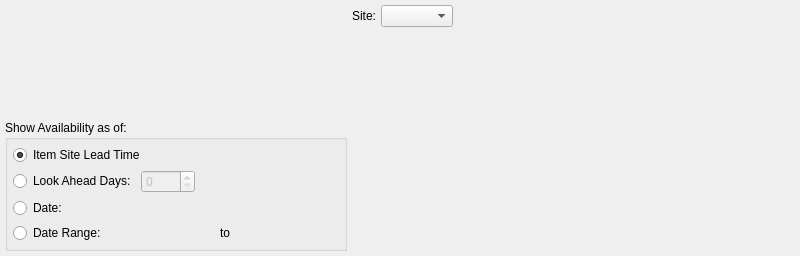
<?xml version="1.0" encoding="UTF-8"?>
<ui version="4.0">
 <comment>This file is part of the xTuple ERP: PostBooks Edition, a free and
open source Enterprise Resource Planning software suite,
Copyright (c) 1999-2011 by OpenMFG LLC, d/b/a xTuple.
It is licensed to you under the Common Public Attribution License
version 1.0, the full text of which (including xTuple-specific Exhibits)
is available at www.xtuple.com/CPAL.  By using this software, you agree
to be bound by its terms.</comment>
 <class>dspAllocations</class>
 <widget class="QWidget" name="dspAllocations">
  <property name="geometry">
   <rect>
    <x>0</x>
    <y>0</y>
    <width>800</width>
    <height>256</height>
   </rect>
  </property>
  <property name="windowTitle">
   <string>Item Allocations</string>
  </property>
  <layout class="QHBoxLayout" name="horizontalLayout">
   <item>
    <layout class="QVBoxLayout">
     <item>
      <widget class="ItemCluster" name="_item"/>
     </item>
     <item>
      <widget class="QGroupBox" name="_showByGroup">
       <property name="maximumSize">
        <size>
         <width>32767</width>
         <height>32767</height>
        </size>
       </property>
       <property name="title">
        <string>Show Availability as of:</string>
       </property>
       <layout class="QVBoxLayout">
        <item>
         <widget class="QRadioButton" name="_leadTime">
          <property name="text">
           <string>Item Site Lead Time</string>
          </property>
          <property name="checked">
           <bool>true</bool>
          </property>
         </widget>
        </item>
        <item>
         <layout class="QHBoxLayout">
          <property name="spacing">
           <number>5</number>
          </property>
          <item>
           <widget class="QRadioButton" name="_byDays">
            <property name="text">
             <string>Look Ahead Days:</string>
            </property>
           </widget>
          </item>
          <item>
           <layout class="QHBoxLayout">
            <property name="spacing">
             <number>0</number>
            </property>
            <item>
             <widget class="QSpinBox" name="_days">
              <property name="enabled">
               <bool>false</bool>
              </property>
              <property name="minimum">
               <number>0</number>
              </property>
              <property name="maximum">
               <number>1000</number>
              </property>
             </widget>
            </item>
            <item>
             <spacer>
              <property name="orientation">
               <enum>Qt::Horizontal</enum>
              </property>
              <property name="sizeType">
               <enum>QSizePolicy::MinimumExpanding</enum>
              </property>
              <property name="sizeHint" stdset="0">
               <size>
                <width>20</width>
                <height>20</height>
               </size>
              </property>
             </spacer>
            </item>
           </layout>
          </item>
         </layout>
        </item>
        <item>
         <layout class="QHBoxLayout">
          <property name="spacing">
           <number>5</number>
          </property>
          <item>
           <widget class="QRadioButton" name="_byDate">
            <property name="text">
             <string>Date:</string>
            </property>
           </widget>
          </item>
          <item>
           <layout class="QHBoxLayout">
            <property name="spacing">
             <number>0</number>
            </property>
            <item>
             <widget class="DLineEdit" name="_date">
              <property name="enabled">
               <bool>false</bool>
              </property>
             </widget>
            </item>
            <item>
             <spacer>
              <property name="orientation">
               <enum>Qt::Horizontal</enum>
              </property>
              <property name="sizeType">
               <enum>QSizePolicy::MinimumExpanding</enum>
              </property>
              <property name="sizeHint" stdset="0">
               <size>
                <width>20</width>
                <height>20</height>
               </size>
              </property>
             </spacer>
            </item>
           </layout>
          </item>
         </layout>
        </item>
        <item>
         <layout class="QHBoxLayout">
          <property name="spacing">
           <number>5</number>
          </property>
          <item>
           <widget class="QRadioButton" name="_byRange">
            <property name="text">
             <string>Date Range:</string>
            </property>
           </widget>
          </item>
          <item>
           <widget class="DLineEdit" name="_startDate">
            <property name="enabled">
             <bool>false</bool>
            </property>
           </widget>
          </item>
          <item>
           <widget class="QLabel" name="_toLit">
            <property name="text">
             <string>to</string>
            </property>
            <property name="alignment">
             <set>Qt::AlignCenter</set>
            </property>
           </widget>
          </item>
          <item>
           <widget class="DLineEdit" name="_endDate">
            <property name="enabled">
             <bool>false</bool>
            </property>
           </widget>
          </item>
         </layout>
        </item>
       </layout>
      </widget>
     </item>
    </layout>
   </item>
   <item>
    <layout class="QVBoxLayout">
     <property name="spacing">
      <number>0</number>
     </property>
     <item>
      <layout class="QHBoxLayout">
       <property name="spacing">
        <number>5</number>
       </property>
       <item>
        <widget class="QLabel" name="_warehouseLit">
         <property name="text">
          <string>Site:</string>
         </property>
         <property name="alignment">
          <set>Qt::AlignRight|Qt::AlignTrailing|Qt::AlignVCenter</set>
         </property>
         <property name="buddy">
          <cstring>_warehouse</cstring>
         </property>
        </widget>
       </item>
       <item>
        <widget class="WComboBox" name="_warehouse"/>
       </item>
      </layout>
     </item>
     <item>
      <spacer>
       <property name="orientation">
        <enum>Qt::Vertical</enum>
       </property>
       <property name="sizeType">
        <enum>QSizePolicy::Expanding</enum>
       </property>
       <property name="sizeHint" stdset="0">
        <size>
         <width>20</width>
         <height>0</height>
        </size>
       </property>
      </spacer>
     </item>
    </layout>
   </item>
   <item>
    <spacer>
     <property name="orientation">
      <enum>Qt::Horizontal</enum>
     </property>
     <property name="sizeType">
      <enum>QSizePolicy::Expanding</enum>
     </property>
     <property name="sizeHint" stdset="0">
      <size>
       <width>197</width>
       <height>20</height>
      </size>
     </property>
    </spacer>
   </item>
  </layout>
 </widget>
 <layoutdefault spacing="5" margin="5"/>
 <pixmapfunction>qPixmapFromMimeSource</pixmapfunction>
 <customwidgets>
  <customwidget>
   <class>DLineEdit</class>
   <extends>QWidget</extends>
   <header>datecluster.h</header>
  </customwidget>
  <customwidget>
   <class>ItemCluster</class>
   <extends>QWidget</extends>
   <header>itemcluster.h</header>
  </customwidget>
  <customwidget>
   <class>WComboBox</class>
   <extends>XComboBox</extends>
   <header>wcombobox.h</header>
  </customwidget>
  <customwidget>
   <class>XComboBox</class>
   <extends>QComboBox</extends>
   <header>xcombobox.h</header>
  </customwidget>
 </customwidgets>
 <resources/>
 <connections>
  <connection>
   <sender>_item</sender>
   <signal>privateIdChanged(int)</signal>
   <receiver>_warehouse</receiver>
   <slot>findItemsites(int)</slot>
   <hints>
    <hint type="sourcelabel">
     <x>20</x>
     <y>20</y>
    </hint>
    <hint type="destinationlabel">
     <x>20</x>
     <y>20</y>
    </hint>
   </hints>
  </connection>
  <connection>
   <sender>_item</sender>
   <signal>warehouseIdChanged(int)</signal>
   <receiver>_warehouse</receiver>
   <slot>setId(int)</slot>
   <hints>
    <hint type="sourcelabel">
     <x>20</x>
     <y>20</y>
    </hint>
    <hint type="destinationlabel">
     <x>20</x>
     <y>20</y>
    </hint>
   </hints>
  </connection>
  <connection>
   <sender>_byDays</sender>
   <signal>toggled(bool)</signal>
   <receiver>_days</receiver>
   <slot>setEnabled(bool)</slot>
   <hints>
    <hint type="sourcelabel">
     <x>20</x>
     <y>20</y>
    </hint>
    <hint type="destinationlabel">
     <x>20</x>
     <y>20</y>
    </hint>
   </hints>
  </connection>
  <connection>
   <sender>_byDate</sender>
   <signal>toggled(bool)</signal>
   <receiver>_date</receiver>
   <slot>setEnabled(bool)</slot>
   <hints>
    <hint type="sourcelabel">
     <x>20</x>
     <y>20</y>
    </hint>
    <hint type="destinationlabel">
     <x>20</x>
     <y>20</y>
    </hint>
   </hints>
  </connection>
  <connection>
   <sender>_byRange</sender>
   <signal>toggled(bool)</signal>
   <receiver>_startDate</receiver>
   <slot>setEnabled(bool)</slot>
   <hints>
    <hint type="sourcelabel">
     <x>20</x>
     <y>20</y>
    </hint>
    <hint type="destinationlabel">
     <x>20</x>
     <y>20</y>
    </hint>
   </hints>
  </connection>
  <connection>
   <sender>_byRange</sender>
   <signal>toggled(bool)</signal>
   <receiver>_endDate</receiver>
   <slot>setEnabled(bool)</slot>
   <hints>
    <hint type="sourcelabel">
     <x>20</x>
     <y>20</y>
    </hint>
    <hint type="destinationlabel">
     <x>20</x>
     <y>20</y>
    </hint>
   </hints>
  </connection>
 </connections>
</ui>
